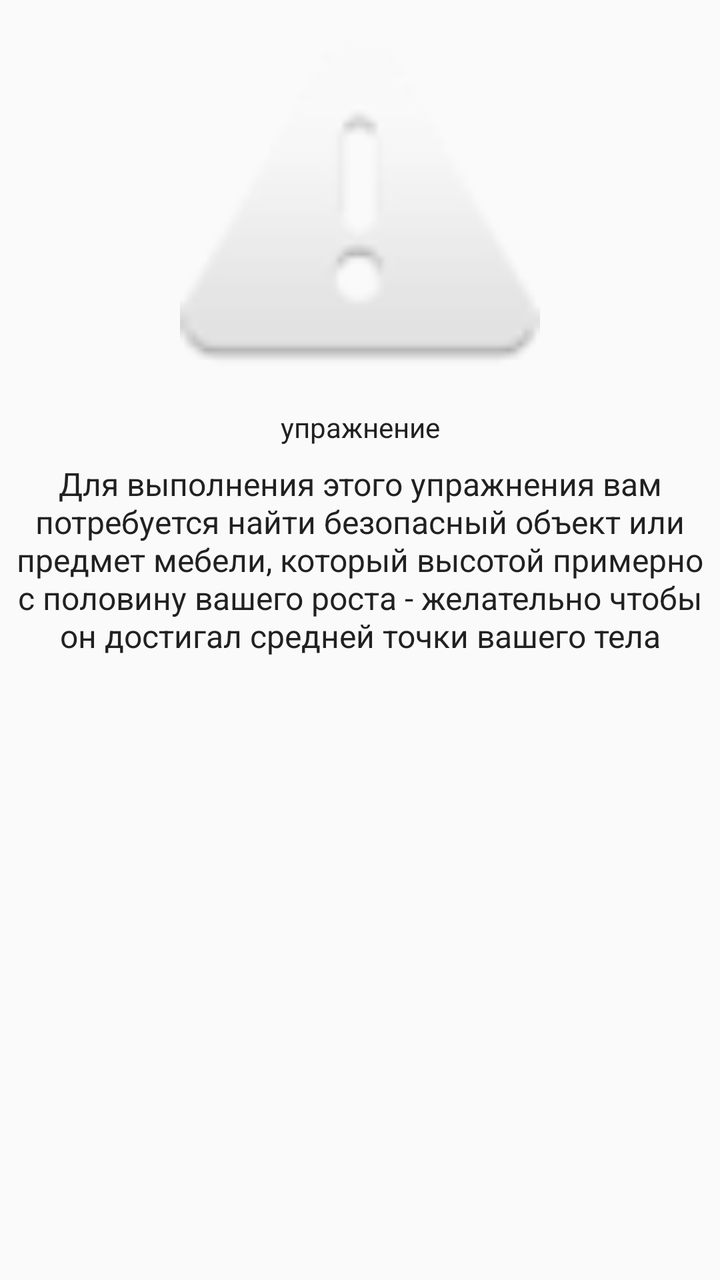
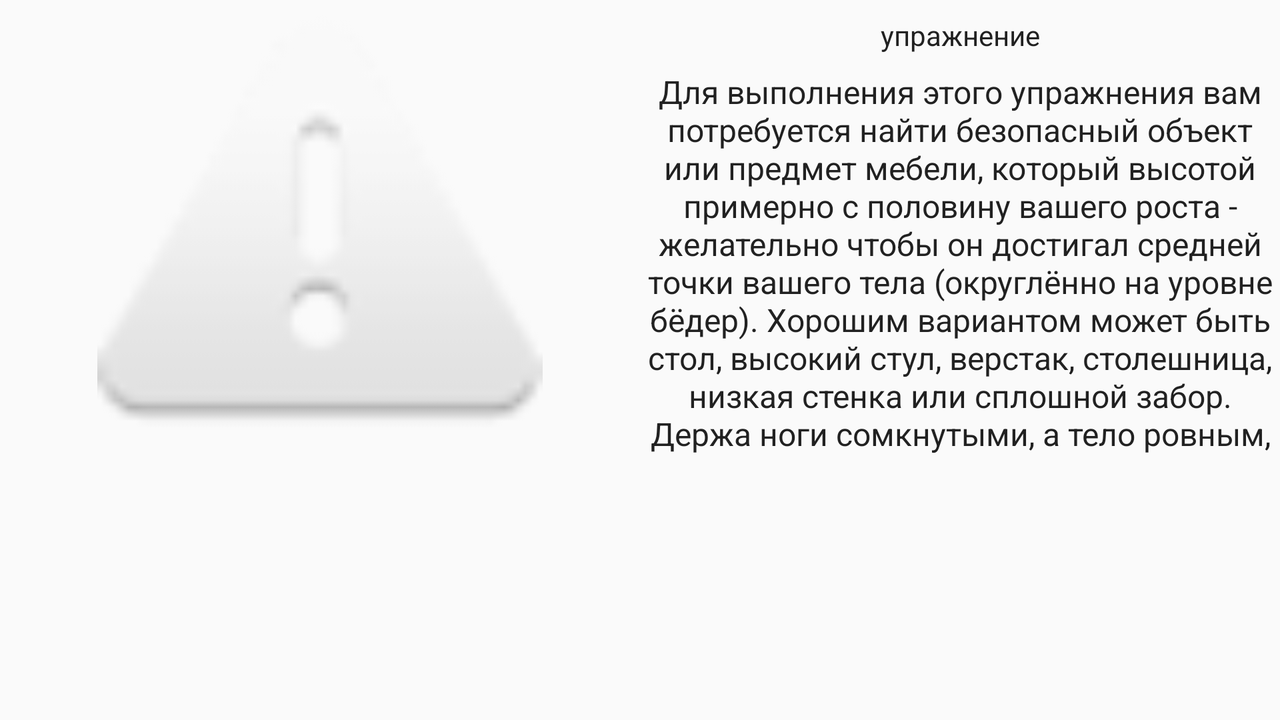

First picture: res/layout/ on a phone held upright. Second picture: the repository's own variant of that layout, on a device whose configuration matches the variant's folder. Source for both follows.
<!-- AndroidManifest.xml: application theme AppTheme -->
<!-- res/layout/fragment_treining_info.xml -->
<?xml version="1.0" encoding="utf-8"?>
<android.support.constraint.ConstraintLayout xmlns:android="http://schemas.android.com/apk/res/android"
    xmlns:app="http://schemas.android.com/apk/res-auto"
    xmlns:tools="http://schemas.android.com/tools"
    android:orientation="vertical" android:layout_width="match_parent"
    android:id="@+id/cl_info"
    android:layout_height="match_parent">

    <ImageView
        android:id="@+id/iv_icon_train"
        android:layout_width="180dp"
        android:layout_height="180dp"
        android:layout_marginEnd="16dp"
        android:layout_marginLeft="16dp"
        android:layout_marginRight="16dp"
        android:layout_marginStart="16dp"
        android:layout_marginTop="16dp"

        android:transitionName="@string/activity_image_trans"
        app:layout_constraintLeft_toLeftOf="parent"
        app:layout_constraintRight_toRightOf="parent"
        app:layout_constraintTop_toTopOf="parent"
        app:srcCompat="@android:drawable/ic_dialog_alert" />

    <TextView
        android:id="@+id/tv_tr_name"
        android:layout_width="0dp"
        android:layout_height="wrap_content"
        android:layout_marginEnd="8dp"
        android:layout_marginLeft="8dp"
        android:layout_marginRight="8dp"
        android:layout_marginStart="8dp"
        android:layout_marginTop="8dp"
        android:text="TextView"
        android:textSize="@dimen/bbig_text_size"
        android:textAlignment="center"
        android:transitionName="@string/activity_name_trans"
        app:layout_constraintHorizontal_bias="0.503"
        app:layout_constraintLeft_toLeftOf="parent"
        app:layout_constraintRight_toRightOf="parent"
        app:layout_constraintTop_toBottomOf="@+id/iv_icon_train"
        tools:text="упражнение" />

    <TextView
        android:id="@+id/tv_tr_descr"
        android:layout_width="0dp"
        android:layout_height="wrap_content"
        android:layout_marginEnd="@dimen/descr_padding"
        android:layout_marginLeft="@dimen/descr_padding"
        android:layout_marginRight="@dimen/descr_padding"
        android:layout_marginStart="@dimen/descr_padding"
        android:maxLines="5"
        android:textAlignment="center"
        android:textSize="@dimen/midle_text_size"
        app:layout_constraintHorizontal_bias="0.0"
        app:layout_constraintLeft_toLeftOf="parent"
        app:layout_constraintRight_toRightOf="parent"
        tools:text="@string/trening_description_1_2"
        android:layout_marginTop="8dp"
        app:layout_constraintTop_toBottomOf="@+id/tv_tr_name" />

</android.support.constraint.ConstraintLayout>
<!-- resources referenced by this layout -->
<resources>
  <dimen name="midle_text_size">16sp</dimen>
  <string name="activity_image_trans">icon_train_transition</string>
  <string name="activity_name_trans">name_train_transition</string>
  <string name="trening_description_1_2">Для выполнения этого упражнения вам потребуется найти безопасный объект или предмет мебели, который высотой примерно с половину вашего роста - желательно чтобы он достигал средней точки вашего тела (округлённо на уровне бёдер). Хорошим вариантом может быть стол, высокий стул, верстак, столешница, низкая стенка или сплошной забор. Держа ноги сомкнутыми, а тело ровным, наклонитесь над объектом и упритесь в него прямыми руками на ширине плеч. Это начальная позиция упражнения и - если объект достигает середины вашего тела - вы должны находиться под углом око- ло 45 градусов от пола. Сгибая локти и плечи, двигайте тело вниз, пока ваш торс не коснётся мягко поверхности объекта. Задержитесь ненадолго внизу перед тем как отжаться назад в стартовую позицию и повторите.</string>
  <style name="AppTheme" parent="Theme.AppCompat.Light.DarkActionBar">
          
          <item name="colorPrimary">@color/colorPrimary</item>
          <item name="colorPrimaryDark">@color/colorPrimaryDark</item>
          <item name="colorAccent">@color/colorAccent</item>
          <item name="colorButtonNormal">@color/colorPrimary</item>
          <item name="colorControlHighlight">@color/colorAccent</item>
          <item name="android:textColorPrimary">@color/colorPrimaryText</item>
          <item name="android:textColorSecondary">@color/colorSecondaryText</item>
          <item name="android:textColorPrimaryInverse">@color/colorIcons</item>
          <item name="android:textColor">@color/colorPrimaryText</item>
      </style>
  <color name="colorPrimary">#607D8B</color>
  <color name="colorPrimaryDark">#455A64</color>
  <color name="colorAccent">#FF5722</color>
  <color name="colorPrimaryText">#212121</color>
  <color name="colorSecondaryText">#757575</color>
  <color name="colorIcons">#FFFFFF</color>
</resources>
<!-- res/layout-land/fragment_treining_info.xml (the repository's variant of the layout above) -->
<!-- drawn on the phone turned sideways -->
<?xml version="1.0" encoding="utf-8"?>
<android.support.constraint.ConstraintLayout xmlns:android="http://schemas.android.com/apk/res/android"
    xmlns:app="http://schemas.android.com/apk/res-auto"
    xmlns:tools="http://schemas.android.com/tools"
    android:orientation="vertical" android:layout_width="match_parent"
    android:id="@+id/cl_info"
    android:layout_height="match_parent"
    >

    <ImageView
        android:id="@+id/iv_icon_train"
        android:layout_width="0dp"
        android:layout_height="0dp"
        android:layout_marginBottom="8dp"
        android:layout_marginEnd="16dp"
        android:layout_marginLeft="16dp"
        android:layout_marginRight="16dp"
        android:layout_marginStart="16dp"
        android:layout_marginTop="7dp"
        android:transitionName="@string/activity_image_trans"
        app:layout_constraintBottom_toTopOf="@+id/guideline3"
        app:layout_constraintHorizontal_bias="0.0"
        app:layout_constraintLeft_toLeftOf="parent"
        app:layout_constraintRight_toLeftOf="@+id/guideline2"
        app:layout_constraintTop_toTopOf="parent"
        app:srcCompat="@android:drawable/ic_dialog_alert" />

    <TextView
        android:id="@+id/tv_tr_name"
        android:layout_width="0dp"
        android:layout_height="wrap_content"
        android:layout_marginEnd="8dp"
        android:layout_marginRight="8dp"
        android:layout_marginStart="8dp"
        android:layout_marginTop="8dp"
        android:layout_marginLeft="8dp"
        android:textSize="@dimen/bbig_text_size"
        android:textAlignment="center"
        android:transitionName="@string/activity_name_trans"
        app:layout_constraintRight_toRightOf="parent"
        app:layout_constraintTop_toTopOf="parent"
        app:layout_constraintLeft_toLeftOf="@+id/guideline2"
        tools:text="упражнение"/>

    <TextView
        android:id="@+id/tv_tr_descr"
        android:layout_width="0dp"
        android:layout_height="wrap_content"
        android:layout_marginRight="@dimen/descr_padding"
        android:layout_marginStart="@dimen/descr_padding"
        android:layout_marginEnd="@dimen/descr_padding"
        android:layout_marginLeft="@dimen/descr_padding"
        android:maxLines="10"
        android:textAlignment="center"
        android:textSize="@dimen/midle_text_size"
        app:layout_constraintRight_toRightOf="parent"
        app:layout_constraintLeft_toLeftOf="@+id/guideline2"
        tools:text="@string/trening_description_1_2"
        app:layout_constraintHorizontal_bias="0.0"
        android:layout_marginTop="8dp"
        app:layout_constraintTop_toBottomOf="@+id/tv_tr_name" />

    <android.support.constraint.Guideline
        android:layout_width="wrap_content"
        android:layout_height="wrap_content"
        android:id="@+id/guideline2"
        android:orientation="vertical"
        app:layout_constraintGuide_percent="0.5"
        tools:layout_editor_absoluteY="0dp"
        tools:layout_editor_absoluteX="296dp" />

    <android.support.constraint.Guideline
        android:layout_width="wrap_content"
        android:layout_height="wrap_content"
        android:id="@+id/guideline3"
        android:orientation="horizontal"
        app:layout_constraintGuide_percent="0.66" />

</android.support.constraint.ConstraintLayout>
